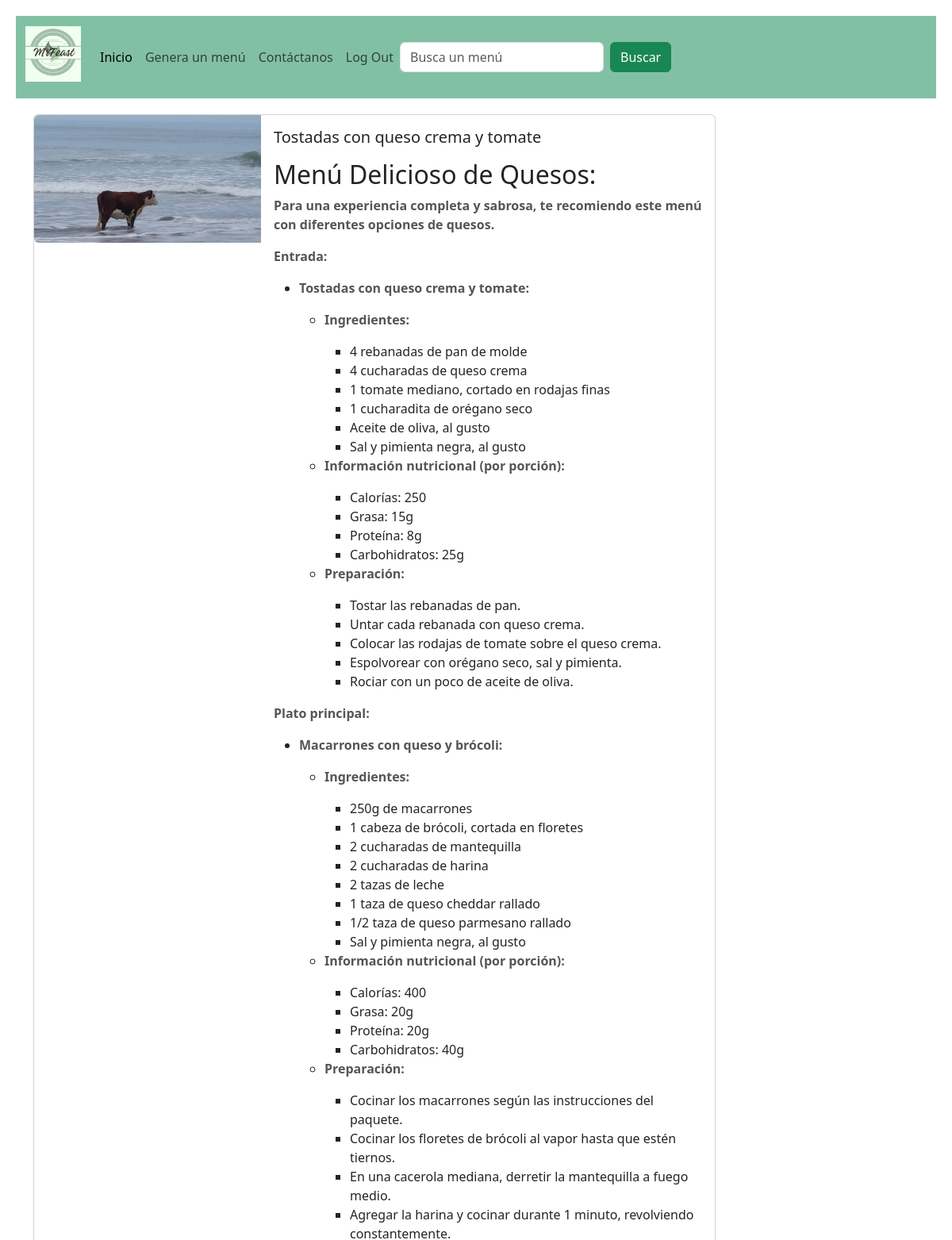
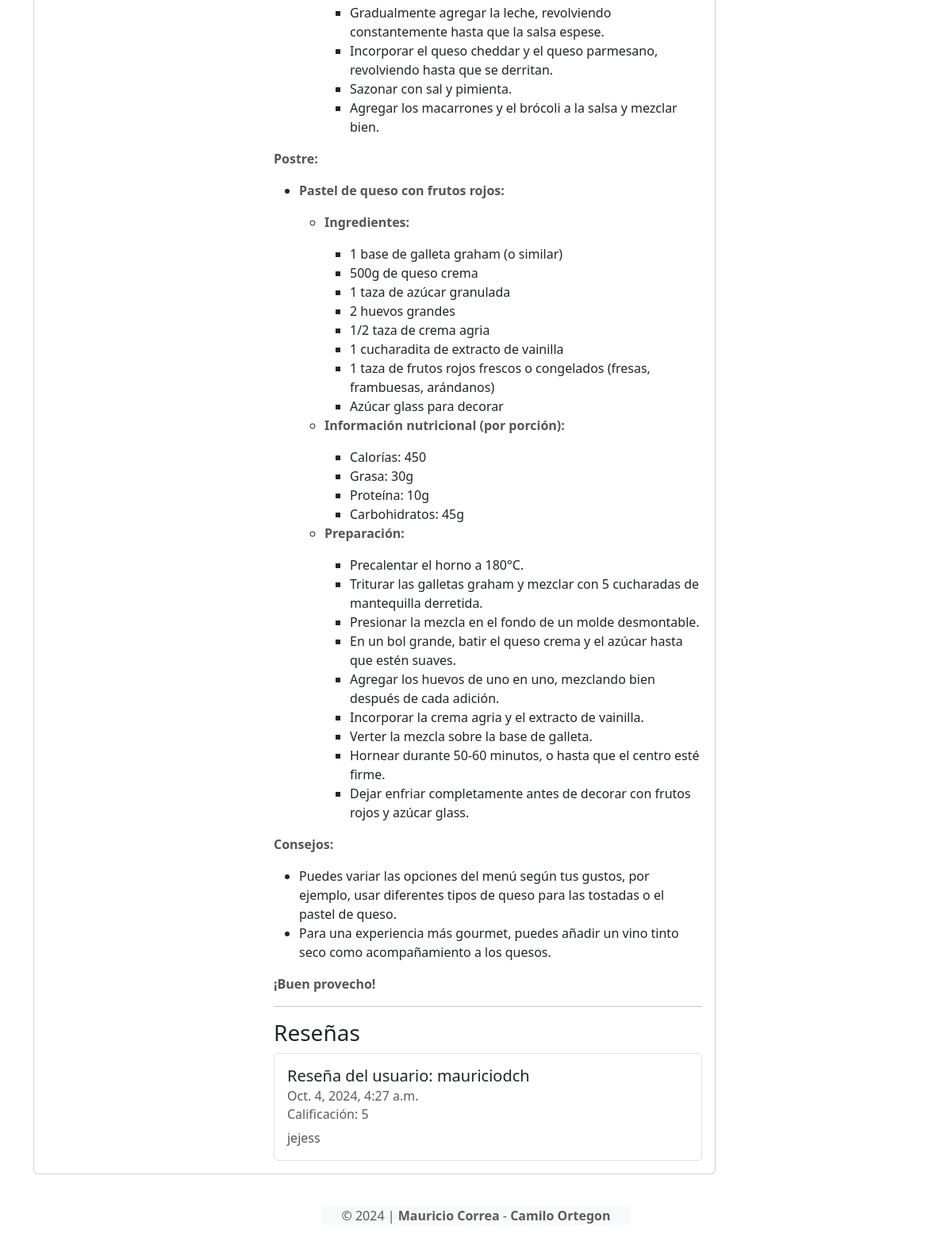
/portal/menu/4/, run on the app's committed database (2 pictures, top to bottom).
### food/models.py (models this page shows, shortened)
class Menu(models.Model):
    title = models.CharField(max_length=100)
    descripcion = models.CharField(max_length=2000)
    imagen = models.ImageField(upload_to='menu/images/')

class Review(models.Model):
    user = models.ForeignKey(User, on_delete=models.CASCADE)  # Un usuario puede crear múltiples reseñas
    menu = models.ForeignKey(Menu, on_delete=models.CASCADE)
    text = models.CharField(max_length=100)
    date = models.DateTimeField(auto_now_add=True)  # Se llenará automáticamente con la fecha actual
    favorito = models.BooleanField()
    calificacion = models.IntegerField(default=1, validators=[MaxValueValidator(5), MinValueValidator(1)])

### food/views.py (the view)
# urls.py: path('menu/<int:pk>/', MenuDetailView.as_view(), name='detail'),
class MenuDetailView(DetailView):
    model = Menu
    template_name = 'detail.html'
    context_object_name = 'menu'  # Usar 'menu' en la plantilla para acceder al objeto
    def get_context_data(self, **kwargs):
        context = super().get_context_data(**kwargs)
        menu = self.object
        menu.descripcion = markdown2.markdown(menu.descripcion)
        context['reviews'] = Review.objects.filter(menu=menu)
        return context

### food/templates/detail.html (shortened to what this page needs)
{% extends 'base.html' %}
{% block content %}
<div class="card mb-3" style="max-width: 860px;">
    <div class="row g-0">
        <div class="col-md-4">
            <img src="{{ menu.imagen.url }}" class="img-fluid rounded-start" alt="Imagen de {{ menu.title }}">
        </div>
        <div class="col-md-8">
            <div class="card-body">
                <h5 class="card-title">{{ menu.title }}</h5>
                <p class="card-text">{{ menu.descripcion|safe }}</p>
                <hr />
                <h3>Reseñas</h3>
                <ul class="list-group">
                    {% for review in reviews %}
                    <li class="list-group-item pb-3 pt-3">
                        <h5 class="card-title">Reseña del usuario: {{ review.user.username }}</h5>
                        <h6 class="card-subtitle mb-2 text-muted">{{ review.date }}</h6>
                        <h6 class="card-subtitle mb-2 text-muted">Calificación: {{ review.calificacion }}</h6>
                        <p class="card-text">{{ review.text }}</p>
                    </li>
                    {% empty %}
                    <li class="list-group-item">No hay reseñas para este menú.</li>
                    {% endfor %}
                </ul>
            </div>
        </div>
    </div>
</div>
{% endblock content %}

### food/templates/base.html (style rules this page uses)
h2 { color: #82C0A4; font-size: 1.2em; margin-bottom: 10px; }
p { color: #555; }

### data on the page
Menu: imagen (picture), title "Tostadas con queso crema y tomate", descripcion "Menú Delicioso de Quesos: Para una experiencia completa y sabrosa, te recomiendo este menú con diferentes opciones de quesos. Entrada: Tostadas con queso crema y tomate: Ingredientes: 4 rebanadas de pan de molde 4 cucharadas de queso crema 1 tomate mediano, cortado en rodajas finas 1 cucharadita de orégano seco Aceite de oliva, al gusto Sal y pimienta negra, al gusto Información nutricional (por porción): Calorías: 250 Grasa: 15g Proteína: 8g Carbohidratos: 25g Preparación: Tostar las rebanadas de pan. Untar cada rebanada con queso crema. Colocar las rodajas de tomate sobre el queso crema. Espolvorear con orégano seco, sal y pimienta. Rociar con un poco de aceite de oliva. Plato principal:…"
Review: user.username "mauriciodch", date "Oct. 4, 2024, 4:27 a.m.", calificacion "5", text "jejess"
